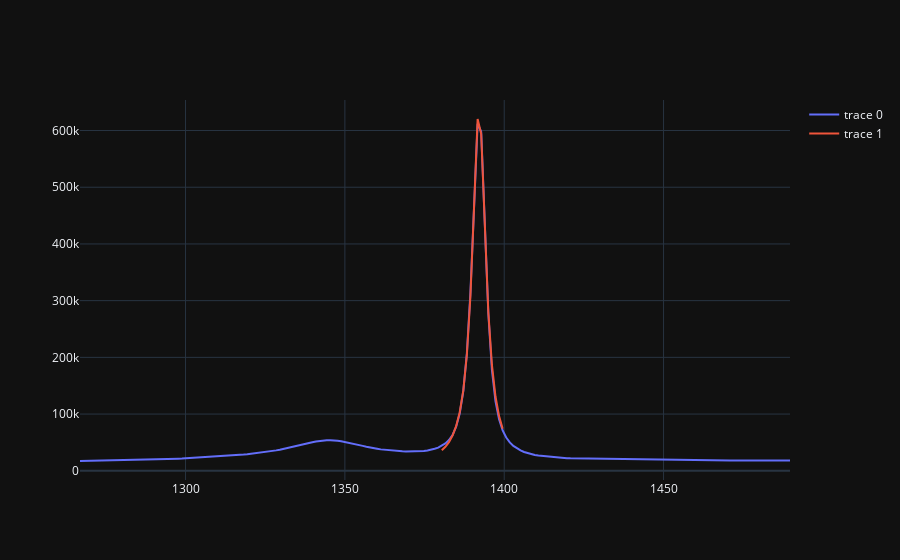
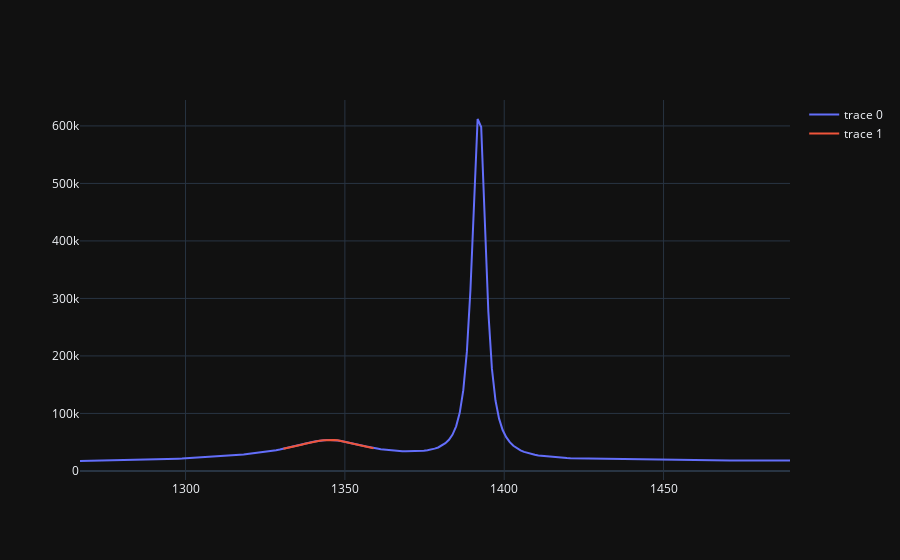
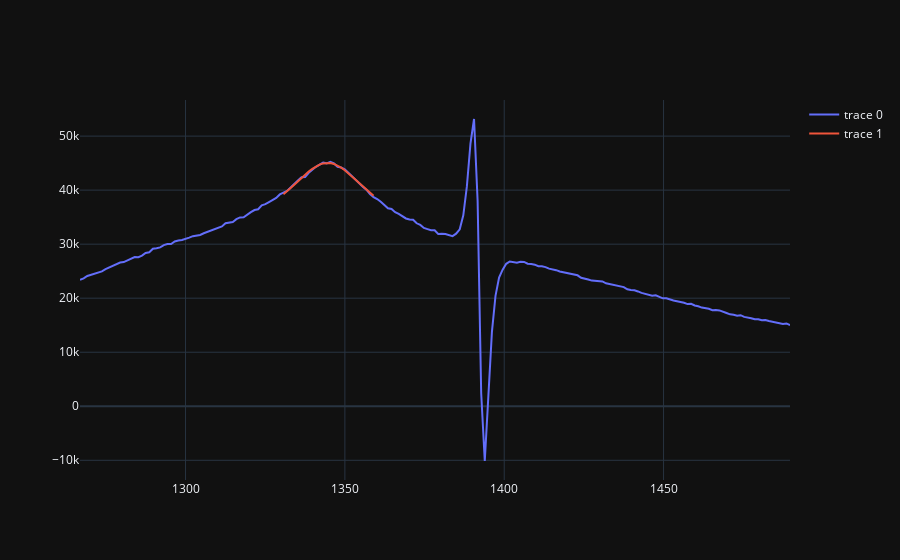

Notebook cell for these charts, in order:
### Code cell
## Map C
t_matrix = np.zeros((4,4))

draw = True
t_matrix[0][0] = map_c.fit_curve(lorentz, (1392, 2.5, 17 * 10**5, -7000), 1380, 1400, base_vector = 0, draw = draw)

t_matrix[1][0] = map_c.fit_curve(lorentz, (1345, 14,  5 * 10**5, -10000), 1330, 1360, base_vector = 0, draw = draw)
t_matrix[1][1] = map_c.fit_curve(lorentz, (1345, 16,  3.2 * 10**5, -4000), 1330, 1360, base_vector = 1, draw = draw)

# t_matrix[2][3] = map_c.fit_curve(lorentz, (1369, 10,  0.8 * 10**5,  1000), 1355, 1380, base_vector = 3, draw = draw)
map_c.draw_curve(lorentz, (1369, 10, 2.4 * 10**5, 22000), 1355, 1380, base_vector = 3, draw = draw).show()
t_matrix[2][3] = 22000

t_matrix[3][1] = map_c.fit_curve(lorentz_shift, (1392, 2.5, 17 * 10**5, -7000), 1385, 1400, base_vector = 1, draw = draw, bounds = 'inf')
t_matrix[3][2] = map_c.fit_curve(lorentz_shift, (1392, 2.5, -17 * 10**5, -7000), 1385, 1400, base_vector = 2, draw = draw, bounds = 'inf')
t_matrix[3][3] = map_c.fit_curve(lorentz_shift, (1392, 2.5, -17 * 10**5, -7000), 1385, 1400, base_vector = 3, draw = draw, bounds = 'inf')

# new_base_vectors = np.dot(map_a.base_vectors[:4].T, np.linalg.inv(t_matrix)).T
new_vectors = np.dot(t_matrix, map_c.vectors[:4])

# px.line(x = map_a.raman_shift, y = new_base_vectors[0]).show()
px.imshow(np.reshape(new_vectors[0], map_c.shape)).show()
# px.line(x = map_a.raman_shift, y = new_base_vectors[1]).show()
px.imshow(np.reshape(new_vectors[1], map_c.shape)).show()
# px.line(x = map_a.raman_shift, y = new_base_vectors[2]).show()
px.imshow(np.reshape(new_vectors[2], map_c.shape)).show()
# px.line(x = map_a.raman_shift, y = new_base_vectors[3]).show()
px.imshow(np.reshape(new_vectors[3], map_c.shape)).show()

t_matrix

### Figure 1 — Plotly figure (JSON) as saved in the notebook; plotly's stock layout.template omitted (floating-point values rounded to 4 significant figures; data arrays with more than 128 entries replaced by an {"elided": "..."} marker saying what was removed)
{"data": [{"mode": "lines", "x": {"elided": "199 float values"}, "y": {"elided": "199 float values"}, "type": "scatter"}, {"mode": "lines", "x": [1400.0, 1398.0, 1397.0, 1396.0, 1395.0, 1394.0, 1393.0, 1392.0, 1391.0, 1389.0, 1388.0, 1387.0, 1386.0, 1385.0, 1384.0, 1383.0, 1382.0, 1380.0], "y": [74180.0, 96480.0, 130900.0, 186600.0, 279300.0, 426400.0, 594000.0, 620300.0, 468700.0, 309200.0, 204600.0, 141700.0, 103200.0, 78590.0, 62090.0, 50590.0, 42290.0, 36120.0], "type": "scatter"}], "layout": {"hovermode": "x"}}

### Figure 2 — Plotly figure (JSON) as saved in the notebook; plotly's stock layout.template omitted (floating-point values rounded to 4 significant figures; data arrays with more than 128 entries replaced by an {"elided": "..."} marker saying what was removed)
{"data": [{"mode": "lines", "x": {"elided": "199 float values"}, "y": {"elided": "199 float values"}, "type": "scatter"}, {"mode": "lines", "x": [1359.0, 1358.0, 1357.0, 1356.0, 1354.0, 1353.0, 1352.0, 1351.0, 1350.0, 1349.0, 1348.0, 1347.0, 1345.0, 1344.0, 1343.0, 1342.0, 1341.0, 1340.0, 1339.0, 1338.0, 1336.0, 1335.0, 1334.0, 1333.0, 1332.0, 1331.0], "y": [39500.0, 40850.0, 42280.0, 43770.0, 45310.0, 46870.0, 48400.0, 49850.0, 51170.0, 52290.0, 53160.0, 53710.0, 53920.0, 53770.0, 53270.0, 52450.0, 51370.0, 50070.0, 48630.0, 47110.0, 45550.0, 44000.0, 42490.0, 41040.0, 39680.0, 38400.0], "type": "scatter"}], "layout": {"hovermode": "x"}}

### Figure 3 — Plotly figure (JSON) as saved in the notebook; plotly's stock layout.template omitted (floating-point values rounded to 4 significant figures; data arrays with more than 128 entries replaced by an {"elided": "..."} marker saying what was removed)
{"data": [{"mode": "lines", "x": {"elided": "199 float values"}, "y": {"elided": "199 float values"}, "type": "scatter"}, {"mode": "lines", "x": [1359.0, 1358.0, 1357.0, 1356.0, 1354.0, 1353.0, 1352.0, 1351.0, 1350.0, 1349.0, 1348.0, 1347.0, 1345.0, 1344.0, 1343.0, 1342.0, 1341.0, 1340.0, 1339.0, 1338.0, 1336.0, 1335.0, 1334.0, 1333.0, 1332.0, 1331.0], "y": [38940.0, 39500.0, 40080.0, 40690.0, 41310.0, 41930.0, 42550.0, 43140.0, 43690.0, 44170.0, 44560.0, 44850.0, 45010.0, 45050.0, 44950.0, 44730.0, 44390.0, 43950.0, 43440.0, 42870.0, 42260.0, 41630.0, 41010.0, 40390.0, 39790.0, 39220.0], "type": "scatter"}], "layout": {"hovermode": "x"}}
